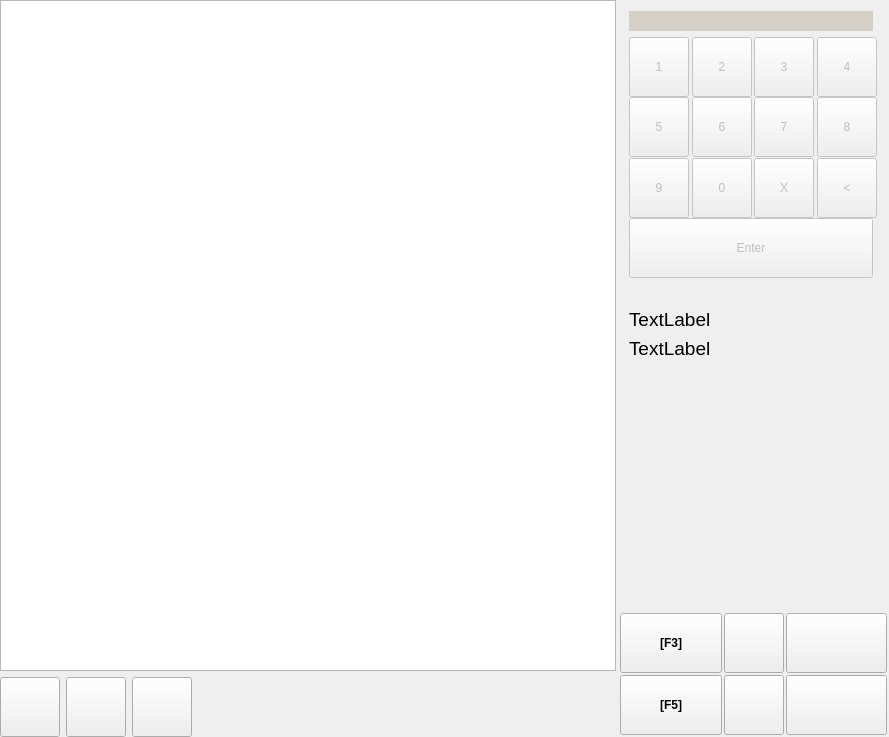
<?xml version="1.0" encoding="UTF-8"?>
<ui version="4.0">
 <class>MainWindow</class>
 <widget class="QMainWindow" name="MainWindow">
  <property name="windowModality">
   <enum>Qt::ApplicationModal</enum>
  </property>
  <property name="geometry">
   <rect>
    <x>0</x>
    <y>0</y>
    <width>889</width>
    <height>737</height>
   </rect>
  </property>
  <property name="sizePolicy">
   <sizepolicy hsizetype="Maximum" vsizetype="Maximum">
    <horstretch>0</horstretch>
    <verstretch>0</verstretch>
   </sizepolicy>
  </property>
  <property name="windowTitle">
   <string>MainWindow</string>
  </property>
  <widget class="QWidget" name="centralWidget">
   <layout class="QHBoxLayout" name="horizontalLayout_2">
    <property name="spacing">
     <number>2</number>
    </property>
    <property name="leftMargin">
     <number>0</number>
    </property>
    <property name="topMargin">
     <number>0</number>
    </property>
    <property name="rightMargin">
     <number>0</number>
    </property>
    <property name="bottomMargin">
     <number>0</number>
    </property>
    <item>
     <layout class="QVBoxLayout" name="verticalLayout_2" stretch="1,0">
      <item>
       <widget class="QTableWidget" name="tables">
        <property name="sizePolicy">
         <sizepolicy hsizetype="Expanding" vsizetype="Expanding">
          <horstretch>0</horstretch>
          <verstretch>1</verstretch>
         </sizepolicy>
        </property>
        <property name="maximumSize">
         <size>
          <width>5909999</width>
          <height>16777215</height>
         </size>
        </property>
        <property name="verticalScrollBarPolicy">
         <enum>Qt::ScrollBarAlwaysOff</enum>
        </property>
        <property name="horizontalScrollBarPolicy">
         <enum>Qt::ScrollBarAlwaysOff</enum>
        </property>
        <property name="editTriggers">
         <set>QAbstractItemView::NoEditTriggers</set>
        </property>
        <property name="selectionMode">
         <enum>QAbstractItemView::SingleSelection</enum>
        </property>
        <property name="showGrid">
         <bool>false</bool>
        </property>
        <property name="gridStyle">
         <enum>Qt::NoPen</enum>
        </property>
        <attribute name="horizontalHeaderVisible">
         <bool>false</bool>
        </attribute>
        <attribute name="verticalHeaderVisible">
         <bool>false</bool>
        </attribute>
       </widget>
      </item>
      <item>
       <layout class="QHBoxLayout" name="horizontalLayout_3">
        <item>
         <widget class="QPushButton" name="btnTablesDown">
          <property name="minimumSize">
           <size>
            <width>60</width>
            <height>60</height>
           </size>
          </property>
          <property name="maximumSize">
           <size>
            <width>60</width>
            <height>60</height>
           </size>
          </property>
          <property name="text">
           <string/>
          </property>
          <property name="icon">
           <iconset resource="../core_gui/res.qrc">
            <normaloff>:/new/prefix1/res/icons/down.png</normaloff>:/new/prefix1/res/icons/down.png</iconset>
          </property>
          <property name="iconSize">
           <size>
            <width>48</width>
            <height>48</height>
           </size>
          </property>
         </widget>
        </item>
        <item>
         <widget class="QPushButton" name="btnTablesUp">
          <property name="minimumSize">
           <size>
            <width>60</width>
            <height>60</height>
           </size>
          </property>
          <property name="maximumSize">
           <size>
            <width>60</width>
            <height>60</height>
           </size>
          </property>
          <property name="text">
           <string/>
          </property>
          <property name="icon">
           <iconset resource="../core_gui/res.qrc">
            <normaloff>:/new/prefix1/res/icons/up.png</normaloff>:/new/prefix1/res/icons/up.png</iconset>
          </property>
          <property name="iconSize">
           <size>
            <width>48</width>
            <height>48</height>
           </size>
          </property>
         </widget>
        </item>
        <item>
         <widget class="QPushButton" name="btnBusyTables">
          <property name="minimumSize">
           <size>
            <width>60</width>
            <height>60</height>
           </size>
          </property>
          <property name="maximumSize">
           <size>
            <width>60</width>
            <height>60</height>
           </size>
          </property>
          <property name="text">
           <string/>
          </property>
          <property name="icon">
           <iconset resource="../core_gui/res.qrc">
            <normaloff>:/new/prefix1/res/icons/anchor.png</normaloff>:/new/prefix1/res/icons/anchor.png</iconset>
          </property>
          <property name="iconSize">
           <size>
            <width>48</width>
            <height>48</height>
           </size>
          </property>
         </widget>
        </item>
        <item>
         <widget class="QWidget" name="wdtHall" native="true">
          <layout class="QHBoxLayout" name="horizontalLayout_6">
           <property name="spacing">
            <number>0</number>
           </property>
           <property name="leftMargin">
            <number>0</number>
           </property>
           <property name="topMargin">
            <number>0</number>
           </property>
           <property name="rightMargin">
            <number>0</number>
           </property>
           <property name="bottomMargin">
            <number>0</number>
           </property>
          </layout>
         </widget>
        </item>
       </layout>
      </item>
     </layout>
    </item>
    <item>
     <layout class="QVBoxLayout" name="verticalLayout">
      <item>
       <widget class="QWidget" name="wdtNumpad" native="true">
        <property name="enabled">
         <bool>false</bool>
        </property>
        <property name="minimumSize">
         <size>
          <width>271</width>
          <height>291</height>
         </size>
        </property>
        <property name="maximumSize">
         <size>
          <width>271</width>
          <height>291</height>
         </size>
        </property>
        <widget class="QWidget" name="layoutWidget">
         <property name="geometry">
          <rect>
           <x>0</x>
           <y>0</y>
           <width>266</width>
           <height>284</height>
          </rect>
         </property>
         <layout class="QGridLayout" name="gridLayout" rowstretch="0,0,0,0,0" columnstretch="0,0,0,0">
          <item row="2" column="3">
           <widget class="QPushButton" name="pushButton_14">
            <property name="minimumSize">
             <size>
              <width>60</width>
              <height>60</height>
             </size>
            </property>
            <property name="maximumSize">
             <size>
              <width>60</width>
              <height>60</height>
             </size>
            </property>
            <property name="focusPolicy">
             <enum>Qt::NoFocus</enum>
            </property>
            <property name="text">
             <string>8</string>
            </property>
           </widget>
          </item>
          <item row="4" column="0" colspan="4">
           <layout class="QHBoxLayout" name="horizontalLayout">
            <item>
             <widget class="QPushButton" name="btnEnter">
              <property name="minimumSize">
               <size>
                <width>0</width>
                <height>60</height>
               </size>
              </property>
              <property name="focusPolicy">
               <enum>Qt::NoFocus</enum>
              </property>
              <property name="text">
               <string>Enter</string>
              </property>
             </widget>
            </item>
           </layout>
          </item>
          <item row="1" column="0">
           <widget class="QPushButton" name="pushButton">
            <property name="sizePolicy">
             <sizepolicy hsizetype="Minimum" vsizetype="Minimum">
              <horstretch>0</horstretch>
              <verstretch>0</verstretch>
             </sizepolicy>
            </property>
            <property name="minimumSize">
             <size>
              <width>60</width>
              <height>60</height>
             </size>
            </property>
            <property name="maximumSize">
             <size>
              <width>60</width>
              <height>60</height>
             </size>
            </property>
            <property name="focusPolicy">
             <enum>Qt::NoFocus</enum>
            </property>
            <property name="text">
             <string>1</string>
            </property>
           </widget>
          </item>
          <item row="3" column="2">
           <widget class="QPushButton" name="pushButton_11">
            <property name="sizePolicy">
             <sizepolicy hsizetype="Minimum" vsizetype="Minimum">
              <horstretch>0</horstretch>
              <verstretch>0</verstretch>
             </sizepolicy>
            </property>
            <property name="minimumSize">
             <size>
              <width>60</width>
              <height>60</height>
             </size>
            </property>
            <property name="maximumSize">
             <size>
              <width>60</width>
              <height>60</height>
             </size>
            </property>
            <property name="focusPolicy">
             <enum>Qt::NoFocus</enum>
            </property>
            <property name="text">
             <string>X</string>
            </property>
           </widget>
          </item>
          <item row="2" column="2">
           <widget class="QPushButton" name="pushButton_10">
            <property name="sizePolicy">
             <sizepolicy hsizetype="Minimum" vsizetype="Minimum">
              <horstretch>0</horstretch>
              <verstretch>0</verstretch>
             </sizepolicy>
            </property>
            <property name="minimumSize">
             <size>
              <width>60</width>
              <height>60</height>
             </size>
            </property>
            <property name="maximumSize">
             <size>
              <width>60</width>
              <height>60</height>
             </size>
            </property>
            <property name="focusPolicy">
             <enum>Qt::NoFocus</enum>
            </property>
            <property name="text">
             <string>7</string>
            </property>
           </widget>
          </item>
          <item row="2" column="0">
           <widget class="QPushButton" name="pushButton_2">
            <property name="sizePolicy">
             <sizepolicy hsizetype="Minimum" vsizetype="Minimum">
              <horstretch>0</horstretch>
              <verstretch>0</verstretch>
             </sizepolicy>
            </property>
            <property name="minimumSize">
             <size>
              <width>60</width>
              <height>60</height>
             </size>
            </property>
            <property name="maximumSize">
             <size>
              <width>60</width>
              <height>60</height>
             </size>
            </property>
            <property name="focusPolicy">
             <enum>Qt::NoFocus</enum>
            </property>
            <property name="text">
             <string>5</string>
            </property>
           </widget>
          </item>
          <item row="3" column="0">
           <widget class="QPushButton" name="pushButton_3">
            <property name="sizePolicy">
             <sizepolicy hsizetype="Minimum" vsizetype="Minimum">
              <horstretch>0</horstretch>
              <verstretch>0</verstretch>
             </sizepolicy>
            </property>
            <property name="minimumSize">
             <size>
              <width>60</width>
              <height>60</height>
             </size>
            </property>
            <property name="maximumSize">
             <size>
              <width>60</width>
              <height>60</height>
             </size>
            </property>
            <property name="focusPolicy">
             <enum>Qt::NoFocus</enum>
            </property>
            <property name="text">
             <string>9</string>
            </property>
           </widget>
          </item>
          <item row="1" column="2">
           <widget class="QPushButton" name="pushButton_6">
            <property name="sizePolicy">
             <sizepolicy hsizetype="Minimum" vsizetype="Minimum">
              <horstretch>0</horstretch>
              <verstretch>0</verstretch>
             </sizepolicy>
            </property>
            <property name="minimumSize">
             <size>
              <width>60</width>
              <height>60</height>
             </size>
            </property>
            <property name="maximumSize">
             <size>
              <width>60</width>
              <height>60</height>
             </size>
            </property>
            <property name="focusPolicy">
             <enum>Qt::NoFocus</enum>
            </property>
            <property name="text">
             <string>3</string>
            </property>
           </widget>
          </item>
          <item row="1" column="1">
           <widget class="QPushButton" name="pushButton_5">
            <property name="sizePolicy">
             <sizepolicy hsizetype="Minimum" vsizetype="Minimum">
              <horstretch>0</horstretch>
              <verstretch>0</verstretch>
             </sizepolicy>
            </property>
            <property name="minimumSize">
             <size>
              <width>60</width>
              <height>60</height>
             </size>
            </property>
            <property name="maximumSize">
             <size>
              <width>60</width>
              <height>60</height>
             </size>
            </property>
            <property name="focusPolicy">
             <enum>Qt::NoFocus</enum>
            </property>
            <property name="text">
             <string>2</string>
            </property>
           </widget>
          </item>
          <item row="3" column="3">
           <widget class="QPushButton" name="pushButton_15">
            <property name="minimumSize">
             <size>
              <width>60</width>
              <height>60</height>
             </size>
            </property>
            <property name="maximumSize">
             <size>
              <width>60</width>
              <height>60</height>
             </size>
            </property>
            <property name="focusPolicy">
             <enum>Qt::NoFocus</enum>
            </property>
            <property name="text">
             <string>&lt;</string>
            </property>
           </widget>
          </item>
          <item row="1" column="3">
           <widget class="QPushButton" name="pushButton_13">
            <property name="minimumSize">
             <size>
              <width>60</width>
              <height>60</height>
             </size>
            </property>
            <property name="maximumSize">
             <size>
              <width>60</width>
              <height>60</height>
             </size>
            </property>
            <property name="focusPolicy">
             <enum>Qt::NoFocus</enum>
            </property>
            <property name="text">
             <string>4</string>
            </property>
           </widget>
          </item>
          <item row="3" column="1">
           <widget class="QPushButton" name="pushButton_8">
            <property name="sizePolicy">
             <sizepolicy hsizetype="Minimum" vsizetype="Minimum">
              <horstretch>0</horstretch>
              <verstretch>0</verstretch>
             </sizepolicy>
            </property>
            <property name="minimumSize">
             <size>
              <width>60</width>
              <height>60</height>
             </size>
            </property>
            <property name="maximumSize">
             <size>
              <width>60</width>
              <height>60</height>
             </size>
            </property>
            <property name="focusPolicy">
             <enum>Qt::NoFocus</enum>
            </property>
            <property name="text">
             <string>0</string>
            </property>
           </widget>
          </item>
          <item row="0" column="0" colspan="4">
           <widget class="QCustomLineEdit" name="lePassword">
            <property name="palette">
             <palette>
              <active>
               <colorrole role="WindowText">
                <brush brushstyle="SolidPattern">
                 <color alpha="255">
                  <red>212</red>
                  <green>208</green>
                  <blue>200</blue>
                 </color>
                </brush>
               </colorrole>
               <colorrole role="Light">
                <brush brushstyle="SolidPattern">
                 <color alpha="255">
                  <red>212</red>
                  <green>208</green>
                  <blue>200</blue>
                 </color>
                </brush>
               </colorrole>
               <colorrole role="Text">
                <brush brushstyle="SolidPattern">
                 <color alpha="255">
                  <red>0</red>
                  <green>255</green>
                  <blue>127</blue>
                 </color>
                </brush>
               </colorrole>
               <colorrole role="Base">
                <brush brushstyle="SolidPattern">
                 <color alpha="255">
                  <red>212</red>
                  <green>208</green>
                  <blue>200</blue>
                 </color>
                </brush>
               </colorrole>
              </active>
              <inactive>
               <colorrole role="WindowText">
                <brush brushstyle="SolidPattern">
                 <color alpha="255">
                  <red>212</red>
                  <green>208</green>
                  <blue>200</blue>
                 </color>
                </brush>
               </colorrole>
               <colorrole role="Light">
                <brush brushstyle="SolidPattern">
                 <color alpha="255">
                  <red>212</red>
                  <green>208</green>
                  <blue>200</blue>
                 </color>
                </brush>
               </colorrole>
               <colorrole role="Text">
                <brush brushstyle="SolidPattern">
                 <color alpha="255">
                  <red>0</red>
                  <green>255</green>
                  <blue>127</blue>
                 </color>
                </brush>
               </colorrole>
               <colorrole role="Base">
                <brush brushstyle="SolidPattern">
                 <color alpha="255">
                  <red>212</red>
                  <green>208</green>
                  <blue>200</blue>
                 </color>
                </brush>
               </colorrole>
              </inactive>
              <disabled>
               <colorrole role="WindowText">
                <brush brushstyle="SolidPattern">
                 <color alpha="255">
                  <red>106</red>
                  <green>104</green>
                  <blue>100</blue>
                 </color>
                </brush>
               </colorrole>
               <colorrole role="Light">
                <brush brushstyle="SolidPattern">
                 <color alpha="255">
                  <red>212</red>
                  <green>208</green>
                  <blue>200</blue>
                 </color>
                </brush>
               </colorrole>
               <colorrole role="Text">
                <brush brushstyle="SolidPattern">
                 <color alpha="255">
                  <red>106</red>
                  <green>104</green>
                  <blue>100</blue>
                 </color>
                </brush>
               </colorrole>
               <colorrole role="Base">
                <brush brushstyle="SolidPattern">
                 <color alpha="255">
                  <red>212</red>
                  <green>208</green>
                  <blue>200</blue>
                 </color>
                </brush>
               </colorrole>
              </disabled>
             </palette>
            </property>
            <property name="frame">
             <bool>false</bool>
            </property>
            <property name="echoMode">
             <enum>QLineEdit::Password</enum>
            </property>
           </widget>
          </item>
          <item row="2" column="1">
           <widget class="QPushButton" name="pushButton_7">
            <property name="sizePolicy">
             <sizepolicy hsizetype="Minimum" vsizetype="Minimum">
              <horstretch>0</horstretch>
              <verstretch>0</verstretch>
             </sizepolicy>
            </property>
            <property name="minimumSize">
             <size>
              <width>60</width>
              <height>60</height>
             </size>
            </property>
            <property name="maximumSize">
             <size>
              <width>60</width>
              <height>60</height>
             </size>
            </property>
            <property name="focusPolicy">
             <enum>Qt::NoFocus</enum>
            </property>
            <property name="text">
             <string>6</string>
            </property>
           </widget>
          </item>
         </layout>
        </widget>
       </widget>
      </item>
      <item>
       <widget class="QWidget" name="widget" native="true">
        <property name="sizePolicy">
         <sizepolicy hsizetype="Fixed" vsizetype="Preferred">
          <horstretch>0</horstretch>
          <verstretch>0</verstretch>
         </sizepolicy>
        </property>
        <property name="minimumSize">
         <size>
          <width>270</width>
          <height>20</height>
         </size>
        </property>
        <property name="maximumSize">
         <size>
          <width>290</width>
          <height>16777215</height>
         </size>
        </property>
        <layout class="QVBoxLayout" name="verticalLayout_3">
         <item>
          <widget class="QLabel" name="lbDateTime">
           <property name="font">
            <font>
             <pointsize>14</pointsize>
            </font>
           </property>
           <property name="text">
            <string>TextLabel</string>
           </property>
          </widget>
         </item>
         <item>
          <widget class="QLabel" name="lbAmount">
           <property name="font">
            <font>
             <pointsize>14</pointsize>
            </font>
           </property>
           <property name="text">
            <string>TextLabel</string>
           </property>
          </widget>
         </item>
        </layout>
       </widget>
      </item>
      <item>
       <spacer name="verticalSpacer">
        <property name="orientation">
         <enum>Qt::Vertical</enum>
        </property>
        <property name="sizeHint" stdset="0">
         <size>
          <width>20</width>
          <height>40</height>
         </size>
        </property>
       </spacer>
      </item>
      <item>
       <widget class="QWidget" name="widget_2" native="true">
        <property name="minimumSize">
         <size>
          <width>0</width>
          <height>30</height>
         </size>
        </property>
        <layout class="QGridLayout" name="gridLayout_2">
         <property name="leftMargin">
          <number>2</number>
         </property>
         <property name="topMargin">
          <number>2</number>
         </property>
         <property name="rightMargin">
          <number>2</number>
         </property>
         <property name="bottomMargin">
          <number>2</number>
         </property>
         <property name="spacing">
          <number>2</number>
         </property>
         <item row="1" column="1">
          <widget class="QPushButton" name="btnSettings">
           <property name="minimumSize">
            <size>
             <width>60</width>
             <height>60</height>
            </size>
           </property>
           <property name="maximumSize">
            <size>
             <width>60</width>
             <height>60</height>
            </size>
           </property>
           <property name="text">
            <string/>
           </property>
           <property name="icon">
            <iconset resource="../core_gui/res.qrc">
             <normaloff>:/new/prefix1/res/icons/configure.png</normaloff>:/new/prefix1/res/icons/configure.png</iconset>
           </property>
           <property name="iconSize">
            <size>
             <width>48</width>
             <height>48</height>
            </size>
           </property>
          </widget>
         </item>
         <item row="0" column="1">
          <widget class="QPushButton" name="btnPassword">
           <property name="sizePolicy">
            <sizepolicy hsizetype="Preferred" vsizetype="Preferred">
             <horstretch>0</horstretch>
             <verstretch>0</verstretch>
            </sizepolicy>
           </property>
           <property name="minimumSize">
            <size>
             <width>60</width>
             <height>60</height>
            </size>
           </property>
           <property name="maximumSize">
            <size>
             <width>120</width>
             <height>120</height>
            </size>
           </property>
           <property name="focusPolicy">
            <enum>Qt::NoFocus</enum>
           </property>
           <property name="text">
            <string/>
           </property>
           <property name="icon">
            <iconset resource="../core_gui/res.qrc">
             <normaloff>:/new/prefix1/res/icons/password.png</normaloff>:/new/prefix1/res/icons/password.png</iconset>
           </property>
           <property name="iconSize">
            <size>
             <width>48</width>
             <height>48</height>
            </size>
           </property>
          </widget>
         </item>
         <item row="0" column="0">
          <widget class="QPushButton" name="btnRemoveDebt">
           <property name="sizePolicy">
            <sizepolicy hsizetype="Preferred" vsizetype="Preferred">
             <horstretch>0</horstretch>
             <verstretch>0</verstretch>
            </sizepolicy>
           </property>
           <property name="minimumSize">
            <size>
             <width>60</width>
             <height>60</height>
            </size>
           </property>
           <property name="maximumSize">
            <size>
             <width>120</width>
             <height>120</height>
            </size>
           </property>
           <property name="font">
            <font>
             <weight>75</weight>
             <bold>true</bold>
            </font>
           </property>
           <property name="text">
            <string>[F3]</string>
           </property>
           <property name="icon">
            <iconset resource="../core_gui/res.qrc">
             <normaloff>:/new/prefix1/res/icons/remove-key-icon.png</normaloff>:/new/prefix1/res/icons/remove-key-icon.png</iconset>
           </property>
           <property name="iconSize">
            <size>
             <width>48</width>
             <height>48</height>
            </size>
           </property>
          </widget>
         </item>
         <item row="1" column="0">
          <widget class="QPushButton" name="btnDebt">
           <property name="sizePolicy">
            <sizepolicy hsizetype="Preferred" vsizetype="Preferred">
             <horstretch>0</horstretch>
             <verstretch>0</verstretch>
            </sizepolicy>
           </property>
           <property name="minimumSize">
            <size>
             <width>60</width>
             <height>60</height>
            </size>
           </property>
           <property name="maximumSize">
            <size>
             <width>120</width>
             <height>120</height>
            </size>
           </property>
           <property name="font">
            <font>
             <weight>75</weight>
             <bold>true</bold>
            </font>
           </property>
           <property name="text">
            <string>[F5]</string>
           </property>
           <property name="icon">
            <iconset resource="../core_gui/res.qrc">
             <normaloff>:/new/prefix1/res/icons/add-key-icon.png</normaloff>:/new/prefix1/res/icons/add-key-icon.png</iconset>
           </property>
           <property name="iconSize">
            <size>
             <width>48</width>
             <height>48</height>
            </size>
           </property>
          </widget>
         </item>
         <item row="0" column="2">
          <widget class="QPushButton" name="btnOrders">
           <property name="sizePolicy">
            <sizepolicy hsizetype="Preferred" vsizetype="Preferred">
             <horstretch>0</horstretch>
             <verstretch>0</verstretch>
            </sizepolicy>
           </property>
           <property name="minimumSize">
            <size>
             <width>60</width>
             <height>60</height>
            </size>
           </property>
           <property name="maximumSize">
            <size>
             <width>120</width>
             <height>120</height>
            </size>
           </property>
           <property name="text">
            <string/>
           </property>
           <property name="icon">
            <iconset resource="../core_gui/res.qrc">
             <normaloff>:/new/prefix1/res/icons/Billing.png</normaloff>:/new/prefix1/res/icons/Billing.png</iconset>
           </property>
           <property name="iconSize">
            <size>
             <width>48</width>
             <height>48</height>
            </size>
           </property>
          </widget>
         </item>
         <item row="1" column="2">
          <widget class="QPushButton" name="pushButton_9">
           <property name="sizePolicy">
            <sizepolicy hsizetype="Preferred" vsizetype="Preferred">
             <horstretch>0</horstretch>
             <verstretch>0</verstretch>
            </sizepolicy>
           </property>
           <property name="minimumSize">
            <size>
             <width>60</width>
             <height>60</height>
            </size>
           </property>
           <property name="maximumSize">
            <size>
             <width>120</width>
             <height>120</height>
            </size>
           </property>
           <property name="focusPolicy">
            <enum>Qt::NoFocus</enum>
           </property>
           <property name="text">
            <string/>
           </property>
           <property name="icon">
            <iconset resource="../core_gui/res.qrc">
             <normaloff>:/new/prefix1/res/icons/exit.png</normaloff>:/new/prefix1/res/icons/exit.png</iconset>
           </property>
           <property name="iconSize">
            <size>
             <width>48</width>
             <height>48</height>
            </size>
           </property>
          </widget>
         </item>
        </layout>
       </widget>
      </item>
     </layout>
    </item>
   </layout>
  </widget>
  <action name="actionNewDebt">
   <property name="text">
    <string>newDebt</string>
   </property>
   <property name="shortcut">
    <string>F5</string>
   </property>
  </action>
  <action name="actionDebRemove">
   <property name="text">
    <string>debRemove</string>
   </property>
   <property name="shortcut">
    <string>F6</string>
   </property>
  </action>
 </widget>
 <layoutdefault spacing="6" margin="11"/>
 <customwidgets>
  <customwidget>
   <class>QCustomLineEdit</class>
   <extends>QLineEdit</extends>
   <header>qcustomlineedit.h</header>
  </customwidget>
 </customwidgets>
 <resources>
  <include location="../core_gui/res.qrc"/>
 </resources>
 <connections/>
</ui>
